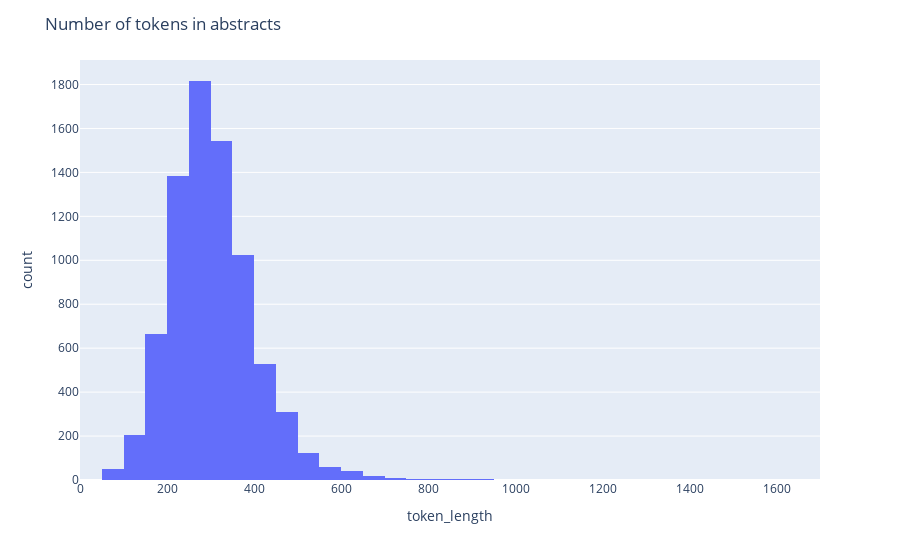

Notebook cell for this chart:
### Code cell
# Import model for tokenization
model_name  = 'sentence-transformers/all-MiniLM-L6-v2'
tokenizer   = AutoTokenizer.from_pretrained(model_name)
embedding_model = SentenceTransformer(model_name)

# Tokenize the abstracts
df_analyze['tokens'] = df_analyze['abstract'].apply(lambda x: tokenizer.encode(x))

# Plot the number of  tokens and check how many are higher than 512
df_analyze['token_length'] = df_analyze['tokens'].apply(lambda x: len(x))

# Plot the number of tokens with plotty
fig = px.histogram(df_analyze, x='token_length', nbins=50)
fig.update_layout(title='Number of tokens in abstracts')
fig.show()

print('Abstracts that exceeds 512 tokens:', len(df_analyze[df_analyze['token_length']>=512]))

### Figure 1 — Plotly figure (JSON) as saved in the notebook; plotly's stock layout.template omitted (floating-point values rounded to 4 significant figures; data arrays with more than 128 entries replaced by an {"elided": "..."} marker saying what was removed)
{"data": [{"alignmentgroup": "True", "bingroup": "x", "hovertemplate": "token_length=%{x}<br>count=%{y}<extra></extra>", "legendgroup": "", "marker": {"color": "#636efa", "pattern": {"shape": ""}}, "name": "", "nbinsx": 50, "offsetgroup": "", "orientation": "v", "showlegend": false, "type": "histogram", "x": {"elided": "7790 int values"}, "xaxis": "x", "yaxis": "y"}], "layout": {"barmode": "relative", "legend": {"tracegroupgap": 0}, "margin": {"t": 60}, "title": {"text": "Number of tokens in abstracts"}, "xaxis": {"anchor": "y", "domain": [0, 1], "title": {"text": "token_length"}}, "yaxis": {"anchor": "x", "domain": [0, 1], "title": {"text": "count"}}}}
